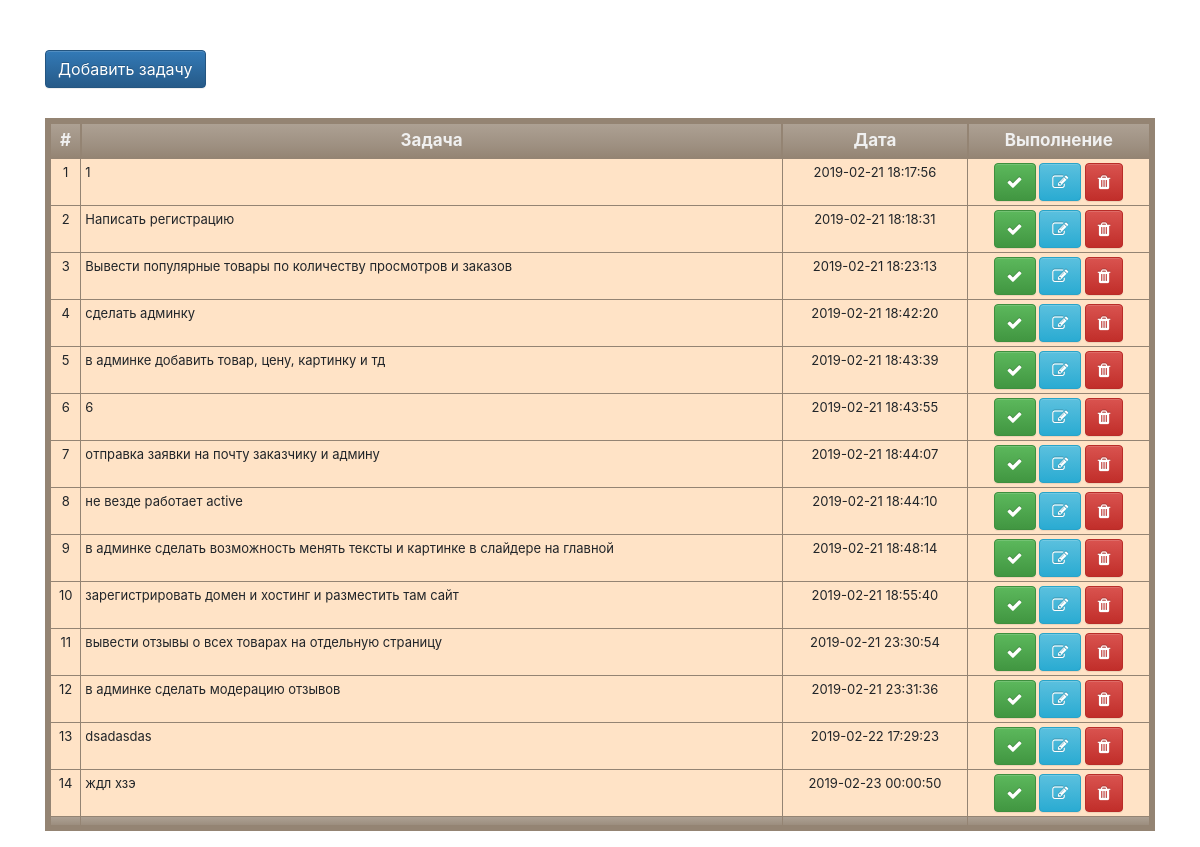
The page / on the database its author committed.
### tables this page shows
CREATE TABLE `tasks` (
  `id` int(11) NOT NULL,
  `task` varchar(1000) NOT NULL,
  `conditions` int(11) NOT NULL DEFAULT '0',
  `date` datetime NOT NULL DEFAULT CURRENT_TIMESTAMP
);

### index.php (the view, shortened to what this page needs)
<!DOCTYPE html>
<html lang="en">
<head>
	<link rel="stylesheet" href="css/font-awesome.min.css">
	<link rel="stylesheet" href="https://stackpath.bootstrapcdn.com/bootstrap/4.1.3/css/bootstrap.min.css">
	<link rel="stylesheet" href="https://maxcdn.bootstrapcdn.com/bootstrap/3.3.7/css/bootstrap-theme.min.css">
	<link rel="stylesheet" href="style.css">
</head>
<body>
<?php require_once "config.php";?>
<div class="container">
	<button type="button" class="btnn btn btn-primary" data-toggle="modal" data-target="#exampleModal">
		Добавить задачу
	</button>
	  	<table class="cinereousTable table">
	  		<thead>
	  			<tr>
	  				<th>#</th>
	  				<th>Задача</th>
	  				<th>Дата</th>
	  				<th>Выполнение</th>
	  			</tr>
	  		</thead>
	  		<tfoot>
	  			<tr>
	  				<td></td>
	  				<td></td>
	  				<td></td>
	  				<td></td>
	  			</tr>
	  		</tfoot>
	  		<tbody>
	  			 <?
       $query2 = mysqli_query($connection, "SELECT * FROM `tasks` ORDER BY `id`");
       	$num = 1;
       while($row = $query2->fetch_assoc()) {
       ?>
	  			<tr>
	  				<td><?= $num++; ?></td>
	  				<td id="text"><?= $row['task'] ?></td>
	  				<td><?= $row['date'] ?></td>
	  				<td>
	  					<form action="action.php" method="post">
	  						<button class="btn btn-success" type="submit" name="ok"><i class="fa fa-check" aria-hidden="true"></i></button>
	  						<button class="btn btn-info" type="submit" name="edit<?= $row['id'] ?>"><i class="fa fa-pencil-square-o" aria-hidden="true"></i></button>
	  						<button class="btn btn-danger" type="submit" name="delete<?= $row['id'] ?>"><i class="fa fa-trash" aria-hidden="true"></i></button>
	  					</form>
	  				</td>
	  			</tr>
					<? } ?>
	  		</tbody>
	  	</table>
</div>
</body>
</html>

### style.css (style rules this page uses)
table.cinereousTable { border: 6px solid #948473; background-color: #FFE3C6; width: 100%; text-align: center; }
table.cinereousTable td, table.cinereousTable th { border: 1px solid #948473; padding: 4px 4px; }
table.cinereousTable tbody td { font-size: 13px; }
table.cinereousTable thead { background: #948473; background: -moz-linear-gradient(top, #afa396 0%, #9e9081 66%, #948473 100%); background: -webkit-linear-gradient(top, #afa396 0%, #9e9081 66%, #948473 100%); background: linear-gradient(to bottom, #afa396 0%, #9e9081 66%, #948473 100%); }
table.cinereousTable thead th { font-size: 17px; font-weight: bold; color: #F0F0F0; text-align: center; border-left: 2px solid #948473; }
table.cinereousTable thead th:first-child { border-left: none; }
#text { text-align: left; }
table.cinereousTable tfoot { font-size: 16px; font-weight: bold; color: #F0F0F0; background: #948473; background: -moz-linear-gradient(top, #afa396 0%, #9e9081 66%, #948473 100%); background: -webkit-linear-gradient(top, #afa396 0%, #9e9081 66%, #948473 100%); background: linear-gradient(to bottom, #afa396 0%, #9e9081 66%, #948473 100%); }
table.cinereousTable tfoot td { font-size: 16px; }
.btnn { margin-top: 50px; margin-bottom: 30px; }

### rows shown on the page
tasks: task "1", date "2019-02-21 18:17:56"
tasks: task "Написать регистрацию", date "2019-02-21 18:18:31"
tasks: task "Вывести популярные товары по количеству просмотров и заказов", date "2019-02-21 18:23:13"
tasks: task "сделать админку", date "2019-02-21 18:42:20"
tasks: task "в админке добавить товар, цену, картинку и тд", date "2019-02-21 18:43:39"
tasks: task "6", date "2019-02-21 18:43:55"
tasks: task "отправка заявки на почту заказчику и админу", date "2019-02-21 18:44:07"
tasks: task "не везде работает active", date "2019-02-21 18:44:10"
tasks: task "в админке сделать возможность менять тексты и картинке в слайдере на главной", date "2019-02-21 18:48:14"
tasks: task "зарегистрировать домен и хостинг и разместить там сайт", date "2019-02-21 18:55:40"
tasks: task "вывести отзывы о всех товарах на отдельную страницу", date "2019-02-21 23:30:54"
tasks: task "в админке сделать модерацию отзывов", date "2019-02-21 23:31:36"
tasks: task "dsadasdas", date "2019-02-22 17:29:23"
tasks: task "ждл хзэ", date "2019-02-23 00:00:50"
